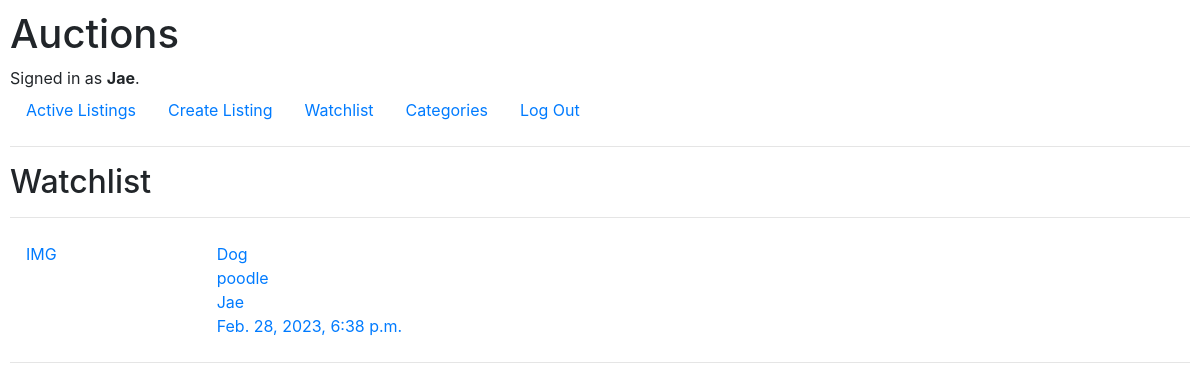
The app's page /watchlist (signed in) with its own data.
### auctions/models.py (models this page shows, shortened)
class User(AbstractUser):
    pass

class Watchlist(models.Model):
    listing = models.ForeignKey(Listing, on_delete=models.CASCADE)
    user    = models.ForeignKey(User, on_delete=models.CASCADE)

class Listing(models.Model):
    title           = models.CharField(max_length=30)
    category        = models.ForeignKey(Category, null=True, on_delete=models.SET_NULL)
    condition       = models.ForeignKey(Condition, null=True, on_delete=models.SET_NULL)
    description     = models.TextField(max_length=300)
    start_dateTime  = models.DateTimeField(auto_now_add=True)
    end_dateTime    = models.DateTimeField(null=True, blank=True)
    seller          = models.ForeignKey(User, on_delete=models.CASCADE)
    starting_price  = models.DecimalField(max_digits=10, decimal_places=2, default=None)

### auctions/views.py (the view)
# urls.py: path("watchlist", views.watchlist, name="watchlist"),
def watchlist(request):
    if request.GET.get("watch_listing"):
        if "add" in request.GET.get("watch_listing"):
            listing_id = request.GET.get("watch_listing").replace("add ", "")
            listing = Listing.objects.get(pk=listing_id)
            w = Watchlist(listing=listing, user=request.user)
            w.save()
            return HttpResponseRedirect(reverse("listing", args=listing_id))
        else:
            listing_id = request.GET.get("watch_listing").replace("remove ", "")
            listing = Listing.objects.get(pk=listing_id)
            Watchlist.objects.filter(listing=listing).get(user=request.user).delete()
            return HttpResponseRedirect(reverse("listing", args=listing_id))
    else:
        return render(request, "auctions/watchlist.html", {
            "watchlist" : Watchlist.objects.filter(user=request.user)
        })

### auctions/templates/auctions/watchlist.html
{% extends "auctions/layout.html" %}
{% block body %}
    <h2>Watchlist</h2>
    {% for item in watchlist %}
        <hr>
        <a class="nav-link" href="{% url 'listing' item.listing.id %}">
            <div class="listing-row">
                <div>
                    <p> IMG</p>
                </div>
                <div>
                    {{ item.listing.title }} <br>
                    {{ item.listing.description }} <br>
                    {{ item.listing.seller }} <br>
                    {{ item.listing.end_dateTime }}
                </div>
            </div>
        </a>
    {% endfor %}
    <hr>
{% endblock %}

### auctions/templates/auctions/layout.html (shortened to what this page needs)
{% load static %}
<!DOCTYPE html>
<html lang="en">
    <head>
        <link rel="stylesheet" href="https://stackpath.bootstrapcdn.com/bootstrap/4.4.1/css/bootstrap.min.css">
        <link href="{% static 'auctions/styles.css' %}" rel="stylesheet">
    </head>
    <body>
        <h1>Auctions</h1>
        <div>
            {% if user.is_authenticated %}
                Signed in as <strong>{{ user.username }}</strong>.
            {% else %}
                Not signed in.
            {% endif %}
        </div>
        <ul class="nav">
            <li class="nav-item">
                <a class="nav-link" href="{% url 'index' %}">Active Listings</a>
            </li>
            {% if user.is_authenticated %}
                <li class="nav-item">
                    <a class="nav-link" href="{% url 'create' %}">Create Listing</a>
                </li>
                <li class="nav-item">
                    <a class="nav-link" href="{% url 'watchlist' %}">Watchlist</a>
                </li>
                <li class="nav-item">
                    <a class="nav-link" href="{% url 'categories' %}">Categories</a>
                </li>
                <li class="nav-item">
                    <a class="nav-link" href="{% url 'logout' %}">Log Out</a>
                </li>
            {% endif %}
        </ul>
        <hr>
        {% block body %}
        {% endblock %}
    </body>
</html>

### auctions/static/auctions/styles.css (style rules this page uses)
body { padding: 10px; }
.listing-row { display: flex; gap: 10em; }

### records on screen
User: username "Jae"
Watchlist: listing "Dog", listing.description "poodle", listing.seller "Jae", listing.end_dateTime "Feb. 28, 2023, 6:38 p.m."
